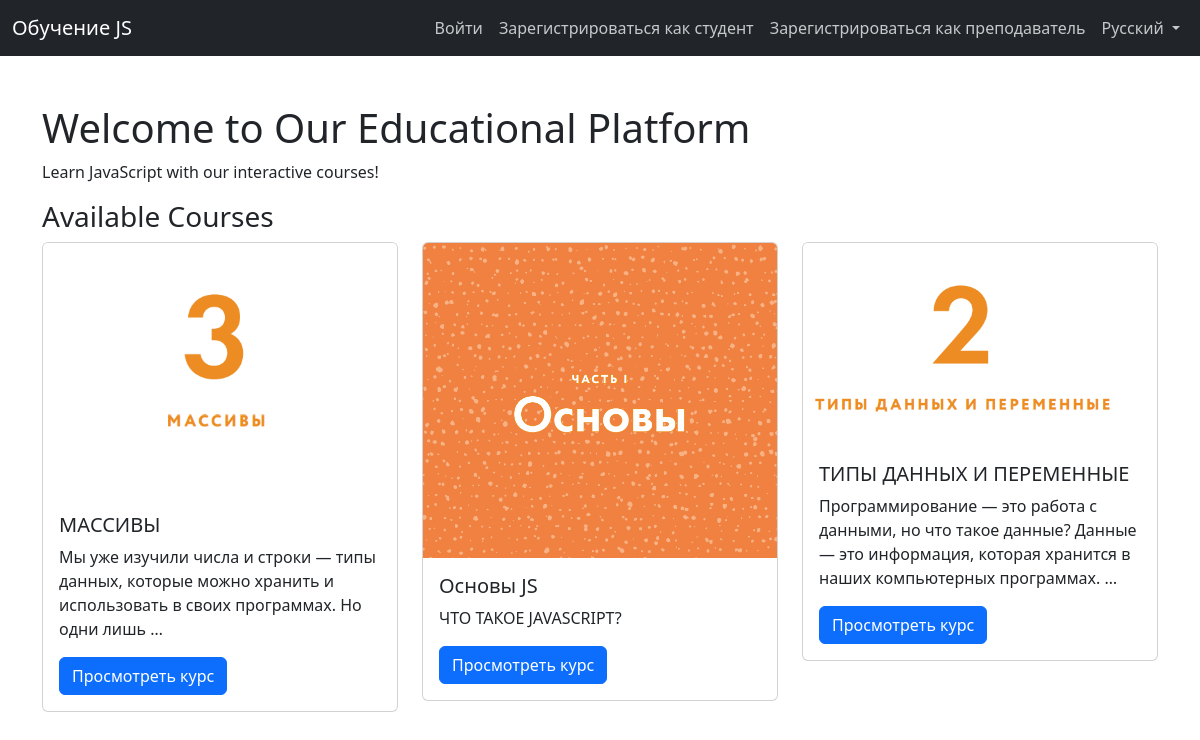
The app's page /, older data.
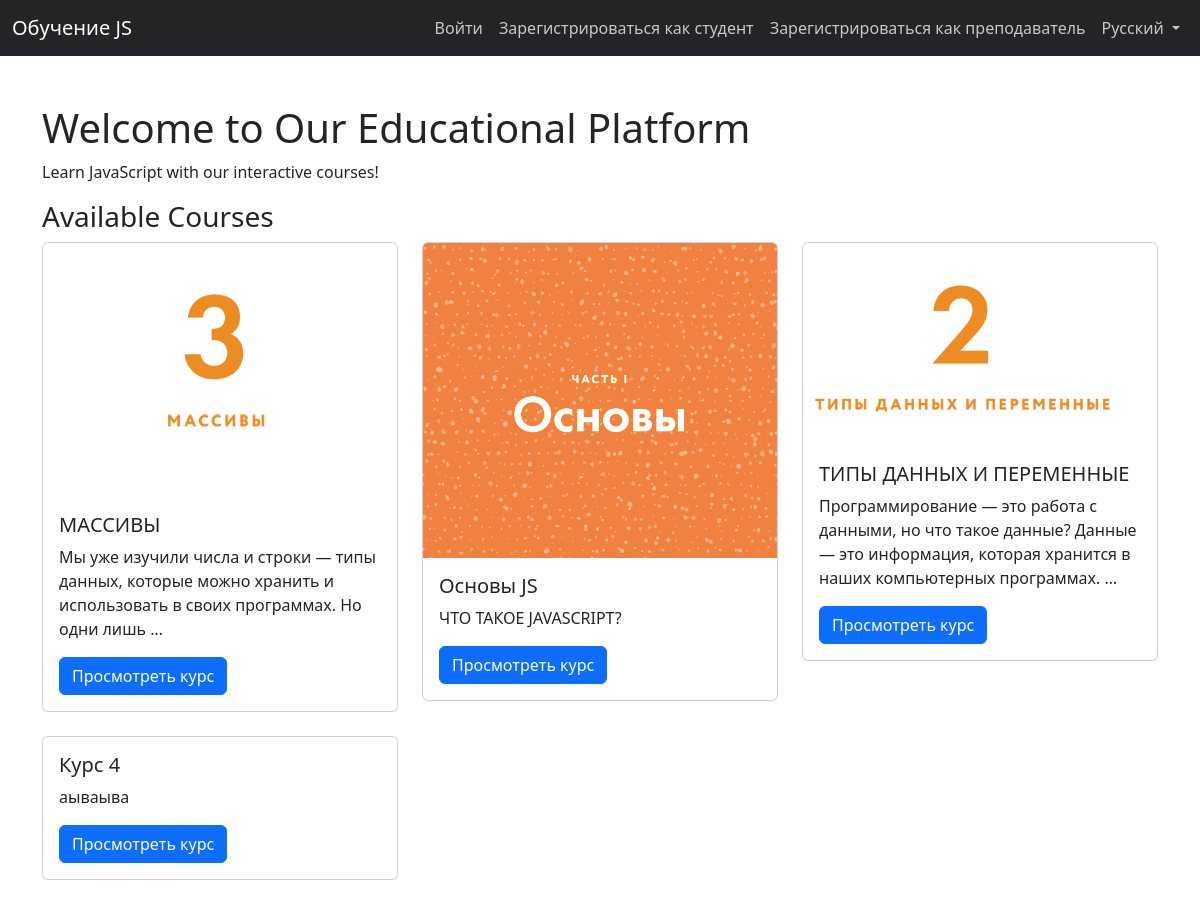
The same page, newer data.
### courses/models.py (models this page shows, shortened)
class Course(models.Model):
    title = models.CharField(max_length=200, verbose_name=_("Title"))
    description = models.TextField(verbose_name=_("Description"))
    creator = models.ForeignKey(settings.AUTH_USER_MODEL, on_delete=models.CASCADE, related_name='created_courses', verbose_name=_("Creator"))
    image = models.ImageField(upload_to='courses/', blank=True, null=True, verbose_name=_("Image"))
    is_active = models.BooleanField(default=True, verbose_name=_("Is Active"))
    created_at = models.DateTimeField(auto_now_add=True, verbose_name=_("Created At"))
    class Meta:
        verbose_name = _("Course")
        verbose_name_plural = _("Courses")

### courses/views.py (the view)
# urls.py: path('', views.home, name='home'),
def home(request):
    courses = Course.objects.filter(is_active=True)
    return render(request, 'courses/home.html', {'courses': courses})

### courses/templates/courses/home.html (shortened to what this page needs)
{% extends 'base.html' %}
{% load i18n %}
{% block content %}
<div class="container mt-5" data-aos="fade-up">
    <h1>{% trans "Welcome to Our Educational Platform" %}</h1>
    <p>{% trans "Learn JavaScript with our interactive courses!" %}</p>
    <h3>{% trans "Available Courses" %}</h3>
    <div class="row">
        {% for course in courses %}
            <div class="col-md-4 mb-4" data-aos="fade-up">
                <div class="card">
                    {% if course.image %}
                        <img src="{{ course.image.url }}" class="card-img-top" alt="{{ course.title }}">
                    {% endif %}
                    <div class="card-body">
                        <h5 class="card-title">{{ course.title }}</h5>
                        <p class="card-text">{{ course.description|truncatewords:20 }}</p>
                        <a href="{% url 'courses:course_detail' course.id %}" class="btn btn-primary">{% trans "View Course" %}</a>
                    </div>
                </div>
            </div>
        {% empty %}
            <p>{% trans "No courses available." %}</p>
        {% endfor %}
    </div>
</div>
{% endblock %}

### courses/templates/base.html (shortened to what this page needs)
{% load i18n static %}
<!DOCTYPE html>
{% get_current_language as LANGUAGE_CODE %}
<html lang="{{ LANGUAGE_CODE }}">
<head>
    <link rel="stylesheet" href="{% static 'css/style.css' %}">
    <link href="https://cdn.jsdelivr.net/npm/bootstrap@5.3.0/dist/css/bootstrap.min.css" rel="stylesheet">
    <link rel="stylesheet" href="https://unpkg.com/aos@next/dist/aos.css" />
</head>
<body>
    <nav class="navbar navbar-expand-lg navbar-dark bg-dark" data-aos="fade-down">
        <div class="container-fluid">
            <a class="navbar-brand" href="{% url 'courses:home' %}">{% trans "JS Learning" %}</a>
            <div class="collapse navbar-collapse" id="navbarNav">
                <ul class="navbar-nav ms-auto">
                    {% if user.is_authenticated %}
                        <li class="nav-item">
                            <span class="nav-link">
                                {% if user.is_student %}
                                    {% trans "Student" %}: {{ user.username }}
                                {% elif user.is_teacher %}
                                    {% trans "Teacher" %}: {{ user.username }}
                                {% elif user.is_admin %}
                                    {% trans "Admin" %}: {{ user.username }}
                                {% endif %}
                            </span>
                        </li>
                        {% if user.is_teacher %}
                            <li class="nav-item">
                                <a class="nav-link" href="{% url 'courses:course_create' %}">{% trans "Create Course" %}</a>
                            </li>
                            <li class="nav-item">
                                <a class="nav-link" href="{% url 'courses:teacher_dashboard' %}">{% trans "My Courses" %}</a>
                            </li>
                        {% elif user.is_student %}
                            <li class="nav-item">
                                <a class="nav-link" href="{% url 'courses:student_dashboard' %}">{% trans "My Courses" %}</a>
                            </li>
                        {% endif %}
                        <li class="nav-item d-flex align-items-center">
                            <form action="{% url 'courses:logout' %}" method="post" class="d-inline">
                                {% csrf_token %}
                                <button type="submit" class="nav-link border-0 bg-transparent p-0" style="cursor: pointer;">
                                    {% trans "Logout" %}
                                </button>
                            </form>
                        </li>
                    {% else %}
                        <li class="nav-item">
                            <a class="nav-link" href="{% url 'courses:login' %}">{% trans "Login" %}</a>
                        </li>
                        <li class="nav-item">
                            <a class="nav-link" href="{% url 'courses:student_signup' %}">{% trans "Sign Up as Student" %}</a>
                        </li>
                        <li class="nav-item">
                            <a class="nav-link" href="{% url 'courses:teacher_signup' %}">{% trans "Sign Up as Teacher" %}</a>
                        </li>
                    {% endif %}
                    <li class="nav-item dropdown">
                        <a class="nav-link dropdown-toggle" href="#" id="languageDropdown" role="button" data-bs-toggle="dropdown" aria-expanded="false">
                            {% get_language_info for LANGUAGE_CODE as lang %}
                            {{ lang.name_local }}
                        </a>
                            {% get_available_languages as LANGUAGES %}
                    </li>
                </ul>
            </div>
        </div>
    </nav>
    <main>
        {% block content %}
        {% endblock %}
    </main>
</body>
</html>

### static/css/style.css (style rules this page uses)
body { font-family: 'Poppins', sans-serif; }
.navbar-dark .navbar-nav .nav-link { color: rgba(255, 255, 255, 0.75); }
.container { padding-bottom: 2rem; }

Row changes from the older to the newer data that the page shows:
added Course: title "Курс 4", description "аываыва"
